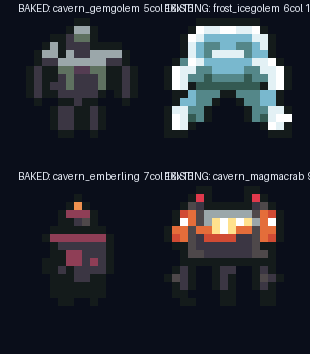
#> input picture tools/monster_bake_comparison.png, 310 x 354 px, given in place of cavern_gemgolem.png, which was not available
$ python make_monster_bake_comparison.py
#> lines starting #> are read from the running program, lines starting #| are printed output that depends on the picture
#!/usr/bin/env python3
"""Build an 8x-zoom comparison PNG: old bake | new bake | hand-drawn, per creature.

Usage:
  python3 tools/make_monster_bake_comparison.py <out.png>
Sheets are 64x64; each is nearest-upscaled 8x (512x512) and laid out in a grid with
per-column and per-row labels so a human can judge the style gap in one image.
"""
import os
import sys
from PIL import Image, ImageDraw, ImageFont

ROOT = os.path.dirname(os.path.dirname(os.path.abspath(__file__)))
OLD = os.path.join(ROOT, '.scratch-blender', 'hd', 'old')
NEW = os.path.join(ROOT, '.scratch-blender', 'hd', 'final')
DRAWN = os.path.join(ROOT, 'public', 'assets', 'custom', 'monsters')

ZOOM = 8
CELL = 64 * ZOOM           # 512
PAD = 16
LABEL_H = 34
HEADER_H = 44

# (row label, old bake, new bake, hand-drawn reference)
ROWS = [
    ('Crystal Gem Golem', 'cavern_gemgolem.png', 'cavern_gemgolem.png', 'frost_icegolem.png'),
    ('Magma Emberling',   'cavern_emberling.png', 'cavern_emberling.png', 'cavern_magmacrab.png'),
]
COLS = ['OLD bake (before)', 'NEW bake (HD pipeline)', 'HAND-DRAWN reference']


def load(path):
    return Image.open(path).convert('RGBA').resize((CELL, CELL), Image.NEAREST)


def font(size):
    for name in ('arial.ttf', 'segoeui.ttf', 'DejaVuSans.ttf'):
        try:
            return ImageFont.truetype(name, size)
        except Exception:
            continue
    return ImageFont.load_default()


def checker(size, sq=CELL // 16):
    """Light checkerboard so transparent sprite pixels are visible."""
    bg = Image.new('RGB', size, (232, 232, 236))
    d = ImageDraw.Draw(bg)
    for y in range(0, size[1], sq):
        for x in range(0, size[0], sq):
            if ((x // sq) + (y // sq)) % 2:
                d.rectangle([x, y, x + sq - 1, y + sq - 1], fill=(206, 206, 212))
    return bg


def main():
    out = sys.argv[1] if len(sys.argv) > 1 else os.path.join(ROOT, 'tools', 'monster_bake_comparison_hd.png')
    W = PAD + len(COLS) * (CELL + PAD)
    H = HEADER_H + LABEL_H + len(ROWS) * (CELL + LABEL_H + PAD) + PAD
    canvas = Image.new('RGB', (W, H), (28, 30, 36))
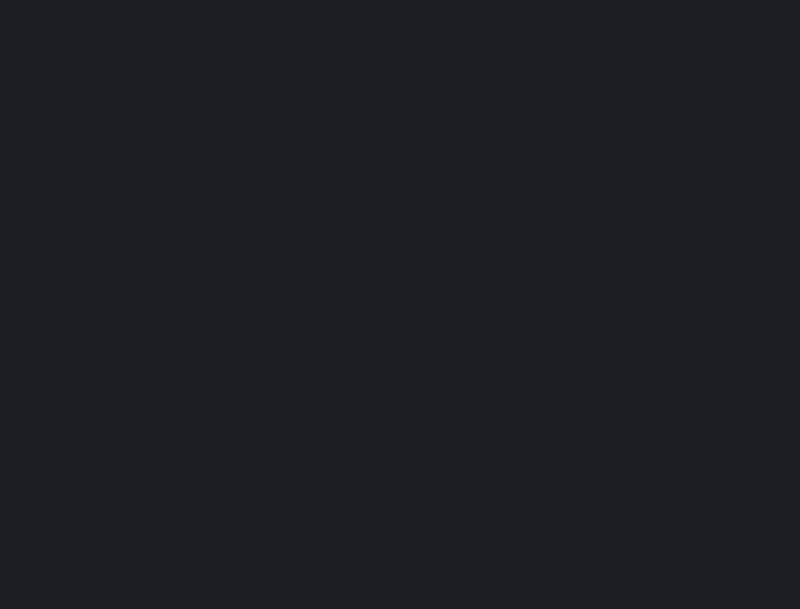
#> canvas: PIL image 1600x1218 RGB (shown at 1/2 size); mean R, G, B 28, 30, 36
    d = ImageDraw.Draw(canvas)
    f_title = font(26)
    f_lab = font(20)
    f_row = font(22)

    d.text((PAD, 10), 'Blender bake vs hand-drawn - 8x zoom (64x64 sheets, 4x4 of 16x16 frames)',
           fill=(240, 240, 245), font=f_title)

    for ci, col in enumerate(COLS):
        x = PAD + ci * (CELL + PAD)
        d.text((x + 4, HEADER_H), col, fill=(255, 214, 140), font=f_lab)

    for ri, (rowlab, oldf, newf, drawnf) in enumerate(ROWS):
        y0 = HEADER_H + LABEL_H + ri * (CELL + LABEL_H + PAD)
        d.text((PAD, y0), rowlab, fill=(180, 230, 180), font=f_row)
        y = y0 + LABEL_H
        sources = [os.path.join(OLD, oldf), os.path.join(NEW, newf), os.path.join(DRAWN, drawnf)]
        for ci, src in enumerate(sources):
            x = PAD + ci * (CELL + PAD)
            bg = checker((CELL, CELL))
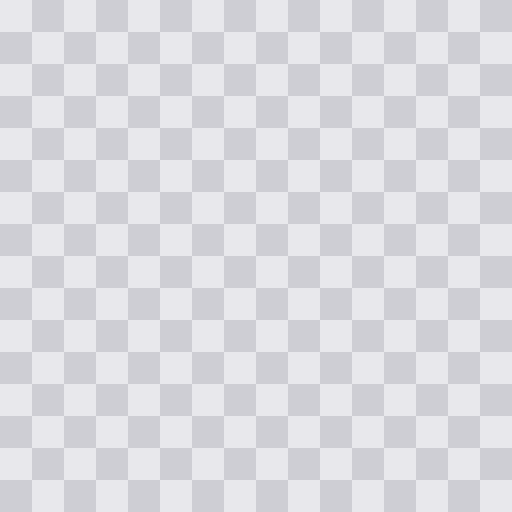
#> bg: PIL image 512x512 RGB; mean R, G, B 219, 219, 224
            spr = load(src)
#> in load, `return Image.open(path).convert('RGBA').resize((CELL, CELL), Image.NEA..`:
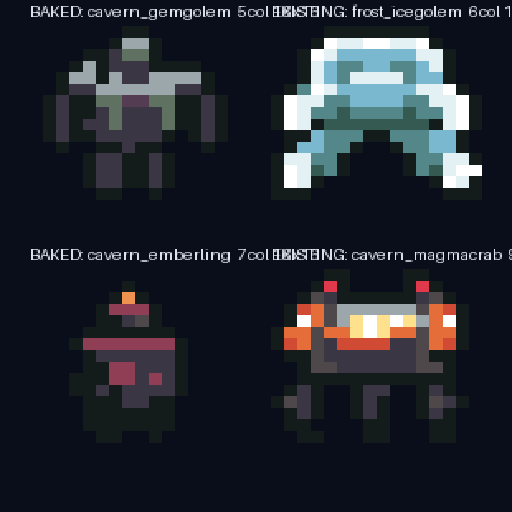
#> returned value: PIL image 512x512 RGBA; mean R, G, B, A 36.1, 39.7, 48.3, 255
            bg.paste(spr, (0, 0), spr)
            canvas.paste(bg, (x, y))
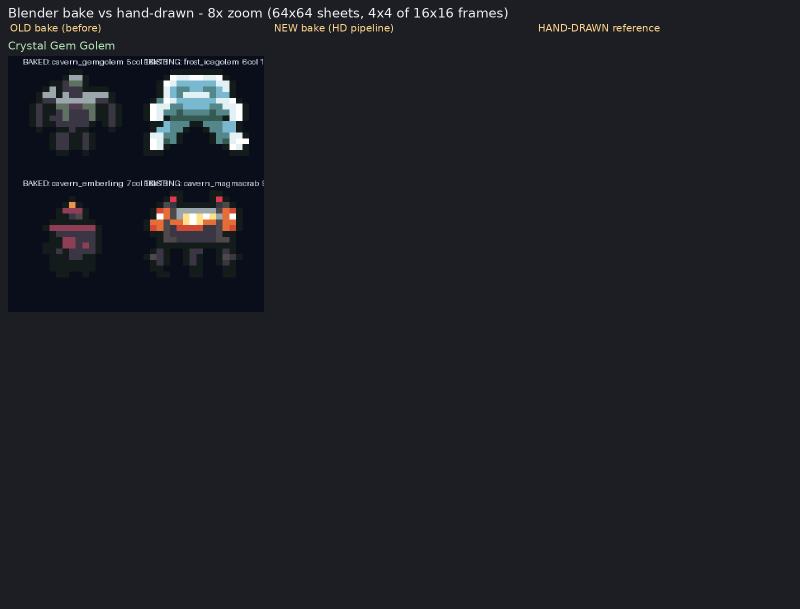
#> canvas: PIL image 1600x1218 RGB (shown at 1/2 size); mean R, G, B 30.1, 32.2, 38.4
            d.rectangle([x - 1, y - 1, x + CELL, y + CELL], outline=(90, 90, 100))

    canvas.save(out)
    print('COMPARISON=' + out + ' size=' + str(canvas.size))


if __name__ == '__main__':
#> (the run stopped early here; a loop or call above may not have finished)
